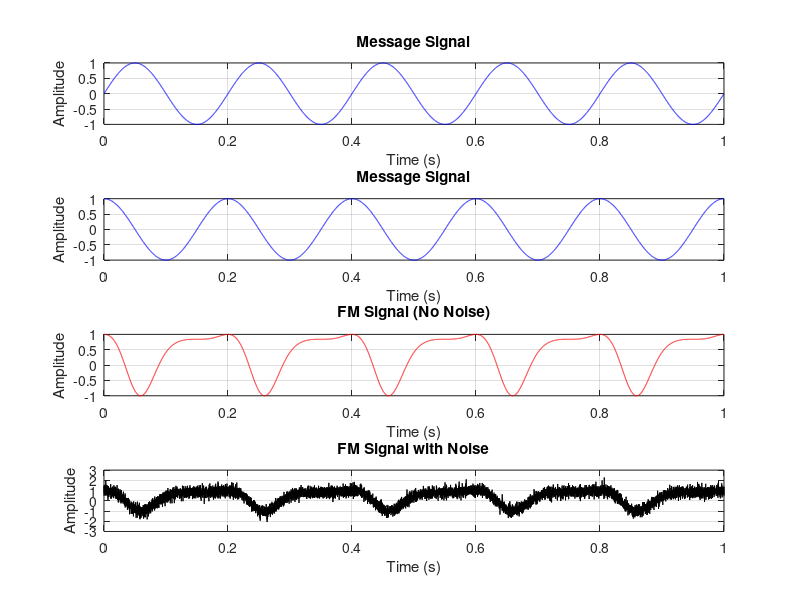

Write MATLAB code to recreate this figure.
clear; close all; clc;

%% === USER INPUTS ===
% Ask user for modulation parameters
fm = input('Enter frequency of message signal (Hz): ');
fc = input('Enter frequency of carrier signal (Hz): ');
delta_f = input('Enter frequency deviation for FM (Hz): ');
% Frequency sensitivity for FM (rad/sec/Hz)
kf = 2 * pi * delta_f;

%% === SYSTEM PARAMETERS ===
Fs = 10000;
duration = 1;
t = 0:1/Fs:duration;

%% === MESSAGE SIGNAL ===
m = sin(2*pi*fm*t);

%% === FREQUENCY MODULATION (FM) ===

int_m = cumsum(m) / Fs; 
s_fm = cos(2*pi*fc*t + kf * int_m);


noise_fm = 0.3 * randn(size(s_fm));
s_fm_noisy = s_fm + noise_fm;

%% === PLOT RESULTS ===
figure('Name', 'Frequency Modulation');
subplot(4,1,1);
plot(t, m, 'b'); 
title('Message Signal');
xlabel('Time (s)'); ylabel('Amplitude'); grid on;

c = cos(2*pi*fc*t);
subplot(4,1,2);
plot(t, c, 'b'); 
title('Message Signal');
xlabel('Time (s)'); ylabel('Amplitude'); grid on;

subplot(4,1,3);
plot(t, s_fm, 'r');
title('FM Signal (No Noise)');
xlabel('Time (s)'); ylabel('Amplitude'); grid on;

subplot(4,1,4);
plot(t, s_fm_noisy, 'k');
title('FM Signal with Noise');
xlabel('Time (s)'); ylabel('Amplitude'); grid on;
